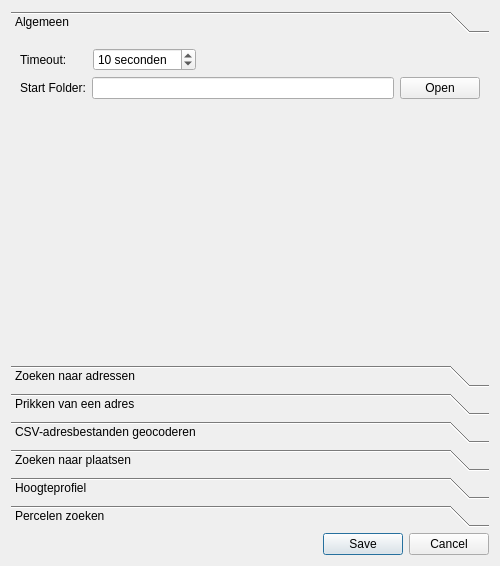
<?xml version="1.0" encoding="UTF-8"?>
<ui version="4.0">
 <class>settingsDlg</class>
 <widget class="QDialog" name="settingsDlg">
  <property name="geometry">
   <rect>
    <x>0</x>
    <y>0</y>
    <width>500</width>
    <height>566</height>
   </rect>
  </property>
  <property name="minimumSize">
   <size>
    <width>400</width>
    <height>400</height>
   </size>
  </property>
  <property name="windowTitle">
   <string>Instellingen</string>
  </property>
  <property name="windowIcon">
   <iconset>
    <normaloff>images/Settings.svg</normaloff>images/Settings.svg</iconset>
  </property>
  <layout class="QVBoxLayout" name="verticalLayout">
   <item>
    <widget class="QToolBox" name="settingsTab">
     <property name="frameShape">
      <enum>QFrame::Shape::NoFrame</enum>
     </property>
     <property name="currentIndex">
      <number>0</number>
     </property>
     <widget class="QWidget" name="generalTab">
      <property name="geometry">
       <rect>
        <x>0</x>
        <y>0</y>
        <width>482</width>
        <height>306</height>
       </rect>
      </property>
      <attribute name="icon">
       <iconset>
        <normaloff>images/geopuntSmal.png</normaloff>images/geopuntSmal.png</iconset>
      </attribute>
      <attribute name="label">
       <string>Algemeen</string>
      </attribute>
      <layout class="QVBoxLayout" name="verticalLayout_13">
       <item>
        <layout class="QHBoxLayout" name="horizontalLayout_2">
         <item>
          <widget class="QLabel" name="label">
           <property name="sizePolicy">
            <sizepolicy hsizetype="Fixed" vsizetype="Minimum">
             <horstretch>0</horstretch>
             <verstretch>0</verstretch>
            </sizepolicy>
           </property>
           <property name="text">
            <string>Timeout:      </string>
           </property>
          </widget>
         </item>
         <item>
          <widget class="QSpinBox" name="timeOutBox">
           <property name="sizePolicy">
            <sizepolicy hsizetype="Fixed" vsizetype="Fixed">
             <horstretch>0</horstretch>
             <verstretch>0</verstretch>
            </sizepolicy>
           </property>
           <property name="suffix">
            <string> seconden</string>
           </property>
           <property name="minimum">
            <number>1</number>
           </property>
           <property name="maximum">
            <number>300</number>
           </property>
           <property name="value">
            <number>10</number>
           </property>
          </widget>
         </item>
         <item>
          <spacer name="horizontalSpacer">
           <property name="orientation">
            <enum>Qt::Orientation::Horizontal</enum>
           </property>
           <property name="sizeHint" stdset="0">
            <size>
             <width>40</width>
             <height>20</height>
            </size>
           </property>
          </spacer>
         </item>
        </layout>
       </item>
       <item>
        <layout class="QHBoxLayout" name="horizontalLayout_3">
         <item>
          <widget class="QLabel" name="label_10">
           <property name="text">
            <string>Start Folder:</string>
           </property>
          </widget>
         </item>
         <item>
          <widget class="QLineEdit" name="startDirTxt"/>
         </item>
         <item>
          <widget class="QPushButton" name="dirSelBtn">
           <property name="text">
            <string>Open</string>
           </property>
          </widget>
         </item>
        </layout>
       </item>
       <item>
        <spacer name="verticalSpacer_5">
         <property name="orientation">
          <enum>Qt::Orientation::Vertical</enum>
         </property>
         <property name="sizeHint" stdset="0">
          <size>
           <width>20</width>
           <height>40</height>
          </size>
         </property>
        </spacer>
       </item>
      </layout>
     </widget>
     <widget class="QWidget" name="adresTab">
      <property name="geometry">
       <rect>
        <x>0</x>
        <y>0</y>
        <width>302</width>
        <height>268</height>
       </rect>
      </property>
      <attribute name="icon">
       <iconset>
        <normaloff>images/geopuntAddressSmall.png</normaloff>images/geopuntAddressSmall.png</iconset>
      </attribute>
      <attribute name="label">
       <string>Zoeken naar adressen</string>
      </attribute>
      <layout class="QVBoxLayout" name="verticalLayout_3">
       <item>
        <widget class="QGroupBox" name="searchOptionsBox_1">
         <property name="title">
          <string>Zoeken naar adressen</string>
         </property>
         <layout class="QVBoxLayout" name="verticalLayout_8">
          <item>
           <widget class="QRadioButton" name="adresSearchOnEditChk">
            <property name="text">
             <string>Zoeken bij elke verandering in de zoektekst</string>
            </property>
           </widget>
          </item>
          <item>
           <widget class="QRadioButton" name="adresSearchOnEnterChk">
            <property name="text">
             <string>Zoeken enkel als ENTER wordt ingedrukt</string>
            </property>
            <property name="checked">
             <bool>true</bool>
            </property>
           </widget>
          </item>
         </layout>
        </widget>
       </item>
       <item>
        <widget class="QGroupBox" name="add2mapBox_1">
         <property name="title">
          <string>Toevoegen punten aan de kaart</string>
         </property>
         <property name="checkable">
          <bool>false</bool>
         </property>
         <layout class="QVBoxLayout" name="verticalLayout_2">
          <item>
           <widget class="QRadioButton" name="adresSavetoFileChk">
            <property name="text">
             <string>Opslaan naar bestand </string>
            </property>
            <property name="checked">
             <bool>true</bool>
            </property>
           </widget>
          </item>
          <item>
           <widget class="QRadioButton" name="adresSaveMemoryChk">
            <property name="text">
             <string>Opslaan naar tijdelijke laag</string>
            </property>
            <property name="checked">
             <bool>false</bool>
            </property>
           </widget>
          </item>
          <item>
           <widget class="QLabel" name="label_1">
            <property name="text">
             <string>Naam  van de laag met adrespunten:</string>
            </property>
           </widget>
          </item>
          <item>
           <widget class="QLineEdit" name="adresLayerTxt"/>
          </item>
         </layout>
        </widget>
       </item>
       <item>
        <spacer name="verticalSpacer_1">
         <property name="orientation">
          <enum>Qt::Orientation::Vertical</enum>
         </property>
         <property name="sizeHint" stdset="0">
          <size>
           <width>20</width>
           <height>40</height>
          </size>
         </property>
        </spacer>
       </item>
      </layout>
     </widget>
     <widget class="QWidget" name="reverseTab">
      <property name="geometry">
       <rect>
        <x>0</x>
        <y>0</y>
        <width>235</width>
        <height>170</height>
       </rect>
      </property>
      <attribute name="icon">
       <iconset>
        <normaloff>images/geopuntReverse.png</normaloff>images/geopuntReverse.png</iconset>
      </attribute>
      <attribute name="label">
       <string>Prikken van een adres</string>
      </attribute>
      <layout class="QVBoxLayout" name="verticalLayout_5">
       <item>
        <widget class="QGroupBox" name="add2mapBox_2">
         <property name="title">
          <string>Toevoegen punten aan de kaart</string>
         </property>
         <layout class="QVBoxLayout" name="verticalLayout_4">
          <item>
           <widget class="QRadioButton" name="reverseSavetoFileChk">
            <property name="text">
             <string>Opslaan naar bestand </string>
            </property>
            <property name="checked">
             <bool>true</bool>
            </property>
           </widget>
          </item>
          <item>
           <widget class="QRadioButton" name="reverseSaveMemoryChk">
            <property name="text">
             <string>Opslaan naar tijdelijke laag</string>
            </property>
            <property name="checked">
             <bool>false</bool>
            </property>
           </widget>
          </item>
          <item>
           <widget class="QLabel" name="label_2">
            <property name="text">
             <string>Naam  van de laag met adrespunten:</string>
            </property>
           </widget>
          </item>
          <item>
           <widget class="QLineEdit" name="reverseLayerTxt"/>
          </item>
         </layout>
        </widget>
       </item>
       <item>
        <spacer name="verticalSpacer_2">
         <property name="orientation">
          <enum>Qt::Orientation::Vertical</enum>
         </property>
         <property name="sizeHint" stdset="0">
          <size>
           <width>20</width>
           <height>75</height>
          </size>
         </property>
        </spacer>
       </item>
      </layout>
     </widget>
     <widget class="QWidget" name="batchgeoCodeTab">
      <property name="geometry">
       <rect>
        <x>0</x>
        <y>0</y>
        <width>412</width>
        <height>210</height>
       </rect>
      </property>
      <attribute name="icon">
       <iconset>
        <normaloff>images/geopuntBatchgeocodeSmall.png</normaloff>images/geopuntBatchgeocodeSmall.png</iconset>
      </attribute>
      <attribute name="label">
       <string>CSV-adresbestanden geocoderen</string>
      </attribute>
      <layout class="QVBoxLayout" name="verticalLayout_10">
       <item>
        <widget class="QGroupBox" name="add2mapBox_3">
         <property name="title">
          <string>Toevoegen punten aan de kaart</string>
         </property>
         <property name="checkable">
          <bool>false</bool>
         </property>
         <layout class="QVBoxLayout" name="verticalLayout_9">
          <item>
           <widget class="QRadioButton" name="batchSavetoFileChk">
            <property name="text">
             <string>Opslaan naar bestand </string>
            </property>
            <property name="checked">
             <bool>true</bool>
            </property>
           </widget>
          </item>
          <item>
           <widget class="QRadioButton" name="batchSaveMemoryChk">
            <property name="text">
             <string>Opslaan naar tijdelijke laag</string>
            </property>
            <property name="checked">
             <bool>false</bool>
            </property>
           </widget>
          </item>
          <item>
           <widget class="QLabel" name="label_3">
            <property name="text">
             <string>Naam  van de laag met adrespunten:</string>
            </property>
           </widget>
          </item>
          <item>
           <widget class="QLineEdit" name="batchLayerTxt"/>
          </item>
         </layout>
        </widget>
       </item>
       <item>
        <layout class="QHBoxLayout" name="horizontalLayout">
         <item>
          <widget class="QLabel" name="maxRecordsLabel">
           <property name="text">
            <string>Maximaal aantal rijen dat inlezen mag worden: &lt;br/&gt;
(Grote bestanden kunnen de servers van AGIV belasten)</string>
           </property>
          </widget>
         </item>
         <item>
          <widget class="QSpinBox" name="maxRowsSpinBox">
           <property name="suffix">
            <string/>
           </property>
           <property name="prefix">
            <string/>
           </property>
           <property name="minimum">
            <number>1</number>
           </property>
           <property name="maximum">
            <number>5000</number>
           </property>
           <property name="value">
            <number>500</number>
           </property>
          </widget>
         </item>
        </layout>
       </item>
       <item>
        <spacer name="verticalSpacer_3">
         <property name="orientation">
          <enum>Qt::Orientation::Vertical</enum>
         </property>
         <property name="sizeHint" stdset="0">
          <size>
           <width>20</width>
           <height>70</height>
          </size>
         </property>
        </spacer>
       </item>
      </layout>
     </widget>
     <widget class="QWidget" name="poiTab">
      <property name="geometry">
       <rect>
        <x>0</x>
        <y>0</y>
        <width>235</width>
        <height>170</height>
       </rect>
      </property>
      <attribute name="icon">
       <iconset>
        <normaloff>images/geopuntPoiSmall.png</normaloff>images/geopuntPoiSmall.png</iconset>
      </attribute>
      <attribute name="label">
       <string>Zoeken naar plaatsen</string>
      </attribute>
      <layout class="QVBoxLayout" name="verticalLayout_7">
       <item>
        <widget class="QGroupBox" name="add2mapBox_4">
         <property name="title">
          <string>Toevoegen punten aan de kaart</string>
         </property>
         <layout class="QVBoxLayout" name="verticalLayout_6">
          <item>
           <widget class="QRadioButton" name="poiSavetoFileChk">
            <property name="text">
             <string>Opslaan naar bestand </string>
            </property>
            <property name="checked">
             <bool>true</bool>
            </property>
           </widget>
          </item>
          <item>
           <widget class="QRadioButton" name="poiSaveMemoryChk">
            <property name="text">
             <string>Opslaan naar tijdelijke laag</string>
            </property>
            <property name="checked">
             <bool>false</bool>
            </property>
           </widget>
          </item>
          <item>
           <widget class="QLabel" name="label_4">
            <property name="text">
             <string>Naam  van de laag met adrespunten:</string>
            </property>
           </widget>
          </item>
          <item>
           <widget class="QLineEdit" name="poiLayerTxt"/>
          </item>
         </layout>
        </widget>
       </item>
       <item>
        <spacer name="verticalSpacer_4">
         <property name="orientation">
          <enum>Qt::Orientation::Vertical</enum>
         </property>
         <property name="sizeHint" stdset="0">
          <size>
           <width>20</width>
           <height>40</height>
          </size>
         </property>
        </spacer>
       </item>
      </layout>
     </widget>
     <widget class="QWidget" name="elevationTab">
      <property name="geometry">
       <rect>
        <x>0</x>
        <y>0</y>
        <width>260</width>
        <height>322</height>
       </rect>
      </property>
      <attribute name="icon">
       <iconset>
        <normaloff>images/geopuntElevationSmall.png</normaloff>images/geopuntElevationSmall.png</iconset>
      </attribute>
      <attribute name="label">
       <string>Hoogteprofiel</string>
      </attribute>
      <layout class="QVBoxLayout" name="verticalLayout_16">
       <item>
        <widget class="QGroupBox" name="add2mapBox_6">
         <property name="title">
          <string>Toevoegen van profielpunten aan de kaart</string>
         </property>
         <layout class="QVBoxLayout" name="verticalLayout_14">
          <item>
           <widget class="QRadioButton" name="samplesSavetoFileChk">
            <property name="enabled">
             <bool>true</bool>
            </property>
            <property name="text">
             <string>Opslaan naar bestand </string>
            </property>
            <property name="checked">
             <bool>true</bool>
            </property>
           </widget>
          </item>
          <item>
           <widget class="QRadioButton" name="samplesSaveMemoryChk">
            <property name="text">
             <string>Opslaan naar tijdelijke laag</string>
            </property>
            <property name="checked">
             <bool>false</bool>
            </property>
           </widget>
          </item>
          <item>
           <widget class="QLabel" name="label_8">
            <property name="text">
             <string>Naam  van de laag met profielpunten:</string>
            </property>
           </widget>
          </item>
          <item>
           <widget class="QLineEdit" name="sampleLayerTxt"/>
          </item>
         </layout>
        </widget>
       </item>
       <item>
        <widget class="QGroupBox" name="add2mapBox_7">
         <property name="title">
          <string>Toevoegen van profiellijnen aan de kaart</string>
         </property>
         <layout class="QVBoxLayout" name="verticalLayout_15">
          <item>
           <widget class="QRadioButton" name="profileLineSavetoFileChk">
            <property name="enabled">
             <bool>true</bool>
            </property>
            <property name="text">
             <string>Opslaan naar bestand </string>
            </property>
            <property name="checked">
             <bool>true</bool>
            </property>
           </widget>
          </item>
          <item>
           <widget class="QRadioButton" name="profileLineSaveMemoryChk">
            <property name="text">
             <string>Opslaan naar tijdelijke laag</string>
            </property>
            <property name="checked">
             <bool>false</bool>
            </property>
           </widget>
          </item>
          <item>
           <widget class="QLabel" name="label_9">
            <property name="text">
             <string>Naam  van de laag met de profiellijn:</string>
            </property>
           </widget>
          </item>
          <item>
           <widget class="QLineEdit" name="profileLineLayerTxt"/>
          </item>
         </layout>
        </widget>
       </item>
       <item>
        <spacer name="verticalSpacer_6">
         <property name="orientation">
          <enum>Qt::Orientation::Vertical</enum>
         </property>
         <property name="sizeHint" stdset="0">
          <size>
           <width>20</width>
           <height>40</height>
          </size>
         </property>
        </spacer>
       </item>
      </layout>
     </widget>
     <widget class="QWidget" name="parcelTab">
      <property name="geometry">
       <rect>
        <x>0</x>
        <y>0</y>
        <width>233</width>
        <height>170</height>
       </rect>
      </property>
      <attribute name="icon">
       <iconset>
        <normaloff>images/geopuntParcelSmall.png</normaloff>images/geopuntParcelSmall.png</iconset>
      </attribute>
      <attribute name="label">
       <string>Percelen zoeken</string>
      </attribute>
      <layout class="QVBoxLayout" name="verticalLayout_18">
       <item>
        <widget class="QGroupBox" name="add2mapBox_8">
         <property name="title">
          <string>Toevoegen van percelen aan de kaart</string>
         </property>
         <layout class="QVBoxLayout" name="verticalLayout_17">
          <item>
           <widget class="QRadioButton" name="parcelSavetoFileChk">
            <property name="enabled">
             <bool>true</bool>
            </property>
            <property name="text">
             <string>Opslaan naar bestand </string>
            </property>
            <property name="checked">
             <bool>true</bool>
            </property>
           </widget>
          </item>
          <item>
           <widget class="QRadioButton" name="parcelSaveMemoryChk">
            <property name="text">
             <string>Opslaan naar tijdelijke laag</string>
            </property>
            <property name="checked">
             <bool>false</bool>
            </property>
           </widget>
          </item>
          <item>
           <widget class="QLabel" name="label_12">
            <property name="text">
             <string>Naam  van de laag met percelen:</string>
            </property>
           </widget>
          </item>
          <item>
           <widget class="QLineEdit" name="parcelLayerTxt"/>
          </item>
         </layout>
        </widget>
       </item>
       <item>
        <spacer name="verticalSpacer_7">
         <property name="orientation">
          <enum>Qt::Orientation::Vertical</enum>
         </property>
         <property name="sizeHint" stdset="0">
          <size>
           <width>20</width>
           <height>40</height>
          </size>
         </property>
        </spacer>
       </item>
      </layout>
     </widget>
    </widget>
   </item>
   <item>
    <widget class="QDialogButtonBox" name="buttonBox">
     <property name="orientation">
      <enum>Qt::Orientation::Horizontal</enum>
     </property>
     <property name="standardButtons">
      <set>QDialogButtonBox::StandardButton::Cancel|QDialogButtonBox::StandardButton::Save</set>
     </property>
     <property name="centerButtons">
      <bool>false</bool>
     </property>
    </widget>
   </item>
  </layout>
 </widget>
 <resources/>
 <connections>
  <connection>
   <sender>buttonBox</sender>
   <signal>accepted()</signal>
   <receiver>settingsDlg</receiver>
   <slot>accept()</slot>
   <hints>
    <hint type="sourcelabel">
     <x>259</x>
     <y>554</y>
    </hint>
    <hint type="destinationlabel">
     <x>157</x>
     <y>274</y>
    </hint>
   </hints>
  </connection>
  <connection>
   <sender>buttonBox</sender>
   <signal>rejected()</signal>
   <receiver>settingsDlg</receiver>
   <slot>reject()</slot>
   <hints>
    <hint type="sourcelabel">
     <x>327</x>
     <y>554</y>
    </hint>
    <hint type="destinationlabel">
     <x>286</x>
     <y>274</y>
    </hint>
   </hints>
  </connection>
 </connections>
</ui>
